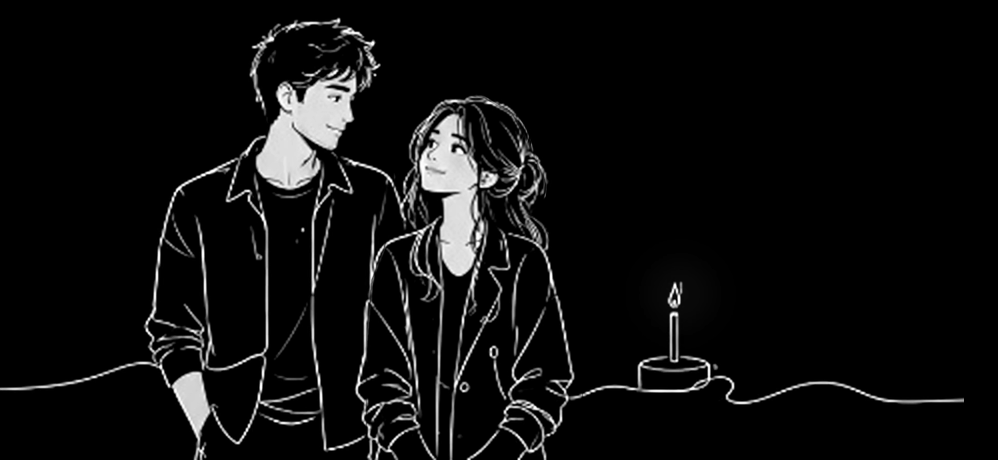
#> input picture work/vecanim/panel_rebuilt.png, 1996 x 920 px (shown at 1/2 size)
$ python birthday_v3.py ../media/host.jpg
#> lines starting #> are read from the running program, lines starting #| are printed output that depends on the picture; after the words box and inside, x2 and y2 are one past the last pixel; in counts of white or black regions, pixels touching at a corner belong together
### sdk/mograph/vecanim/trace.py
"""Line-art raster → vector scene (fills with holes + centre-line strokes with width).

Python port / adaptation of VectorCraft's tracer (https://github.com/storytold/vectorcraft,
Apache-2.0): `trace/src/centerline/{mod,graph,thin}.rs` and `fit.rs`.

  1. **Levels.**  The panel is split into *fills* (wide light areas: skin, collars), *light
     strokes* (thin bright lines on the dark paper) and *dark strokes* (thin dark lines drawn
     on top of a fill: eyes, mouth, folds).  "Thin" = VectorCraft's rule: no wider than the
     stroke width (morphological opening with a disc of radius `max_width/2`).
  2. **Skeleton** (Zhang–Suen / skimage) → **graph**: runs between ends and junctions;
     touching junction pixels are one node; spurs shorter than `spur_k·width` beyond the
     junction's maximal disc are pruned (Shaked & Bruckstein significance test, as graph.rs);
     degree-2 nodes are dissolved and smooth continuations through junctions are joined so a
     stroke is as long as the hand that drew it.
  3. **Ink.**  Every skeleton point is moved to the centroid of the ink *across* the line
     (profile sampled along the normal, sub-pixel, contiguous from the darkest/brightest sample
     to where the ink ends or rises again) and the ink sum is the line's width there — the
     anti-aliasing gives both to a fraction of a pixel (centerline/mod.rs `Ink::across`).
     Open ends are extended to where the ink stops, minus the round-cap half width.
  4. **Curves.**  Each run is fitted with VectorCraft's styled Schneider fit (`bezier.py`).
  5. **Fills.**  Sub-pixel contours of the (smoothed) fill mask, holes kept (even-odd), fitted
     as closed chains; the colour is the median tone of the region.

Output: `scene.Scene` (JSON / SVG / renderable).
"""
import numpy as np, cv2
from skimage.morphology import skeletonize
from skimage import measure
from .bezier import Style, fit_open, fit_closed, chain_to_points
from . import scene as S

N8 = np.array([(-1, -1), (-1, 0), (-1, 1), (0, -1), (0, 1), (1, -1), (1, 0), (1, 1)])


# ---------------------------------------------------------------------------- levels
def disc(r):
    r = max(1, int(round(r)))
    return cv2.getStructuringElement(cv2.MORPH_ELLIPSE, (2 * r + 1, 2 * r + 1))


def levels(A, bright_thr=0.2, dark_thr=0.5, max_width=7.0, fill_min_area=180, fill_thr=0.45):
    """A: float 0..1 (1 = white).  Returns masks: fill, light (thin bright), dark (thin dark on fill)."""
#> called with bright_thr = 0.2, dark_thr = 0.5, max_width = 14, fill_min_area = 720, fill_thr = 0.45
    bright = (A > bright_thr).astype(np.uint8)
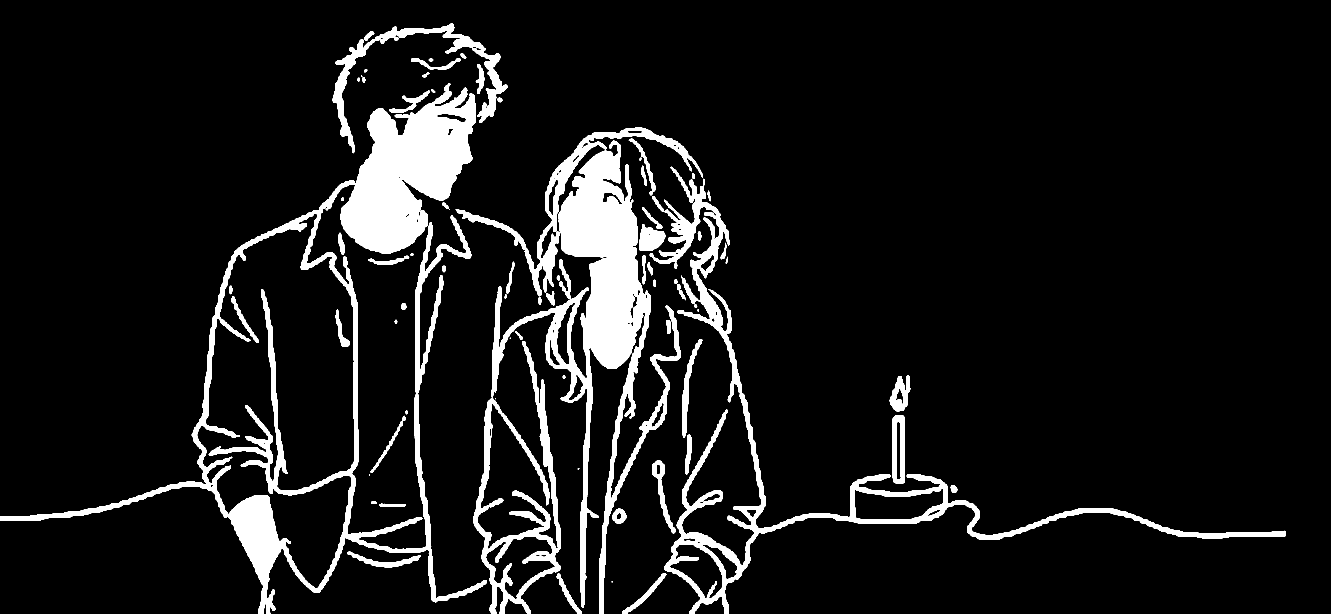
#> bright: shape (1840, 3992) (shown at 1/3 size); values 0 (black) and 1 (white), 8.9% white; 78 white regions (8 under 20 px), largest, box (x1, y1, x2, y2) and area: (0, 250, 1460, 1840) 246124, (1420, 422, 2043, 1840) 204008, (1949, 500, 3856, 1840) 97899
    solid = (A > fill_thr).astype(np.uint8)
#> solid: shape (1840, 3992); values 0 (black) and 1 (white), 6.2% white; 269 white regions (42 under 20 px), largest, box (x1, y1, x2, y2) and area: (1024, 265, 1425, 759) 104328, (1678, 455, 1937, 1117) 89844, (687, 1487, 841, 1840) 24329
    wide = cv2.morphologyEx(solid, cv2.MORPH_OPEN, disc(max_width / 2))
#> wide: shape (1840, 3992); values 0 (black) and 1 (white), 3.2% white; 62 white regions, largest, box (x1, y1, x2, y2) and area: (1024, 285, 1425, 759) 102643, (1678, 456, 1910, 1105) 84427, (688, 1487, 841, 1754) 22774
    fill = cv2.morphologyEx(wide, cv2.MORPH_CLOSE, disc(2))          # bridges 1-2 px dark lines only
#> fill: shape (1840, 3992); values 0 (black) and 1 (white), 3.2% white; 61 white regions, largest, box (x1, y1, x2, y2) and area: (1024, 285, 1425, 759) 102823, (1678, 456, 1910, 1105) 85195, (688, 1487, 841, 1754) 22776
    n, lab, st, _ = cv2.connectedComponentsWithStats(fill, 8)
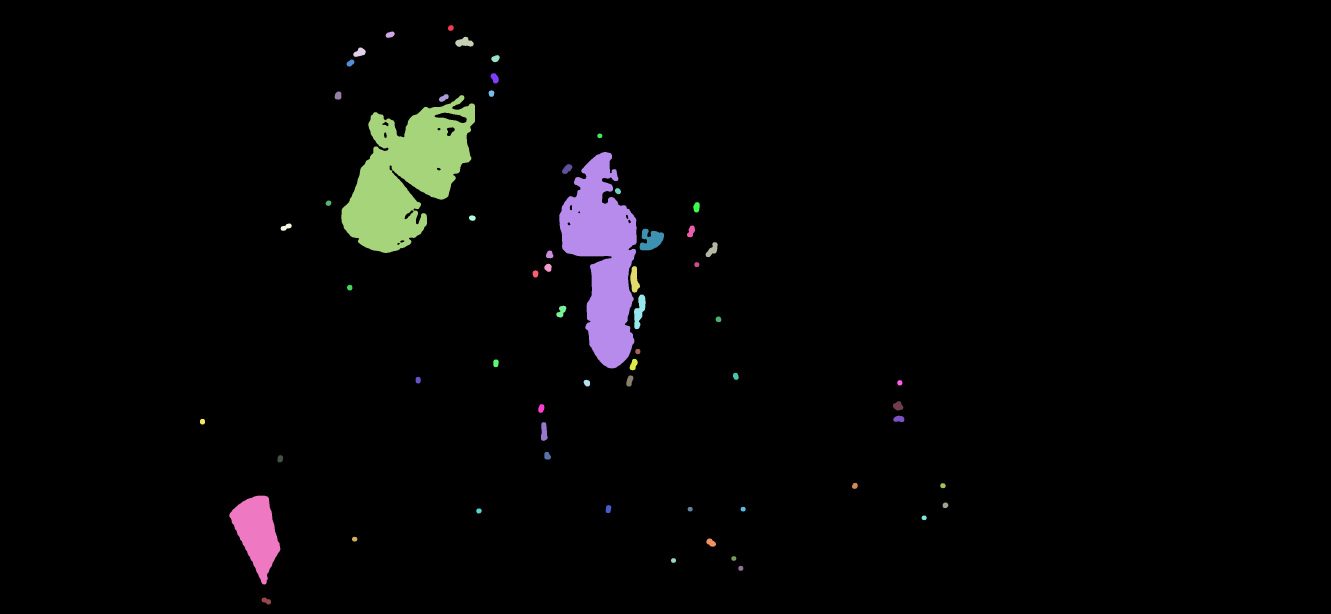
#> lab: shape (1840, 3992) int32 (shown at 1/3 size); 62 distinct labels, from 0 to 61; one colour per label, 0 black
#> n = 62; st = 62 rows, first 6: [0, 0, 3992, 1840, 7107833], [1344, 75, 17, 18, 234], [1157, 94, 27, 20, 379], [1366, 110, 55, 31, 1078], [1060, 142, 37, 29, 673], [1474, 165, 25, 22, 386]
    keep = np.zeros(n, bool); keep[1:] = st[1:, cv2.CC_STAT_AREA] >= fill_min_area
    fill = keep[lab].astype(np.uint8)
    wide = wide & fill
    # thin bright lines: hysteresis (keeps faint continuations of strong lines) + valley split
    # (a pixel much darker than the brightest pixel near it lies *between* two lines)
    weak = (A > bright_thr * 0.55).astype(np.uint8)
#> weak: shape (1840, 3992); values 0 (black) and 1 (white), 10% white; 46 white regions (7 under 20 px), largest, box (x1, y1, x2, y2) and area: (1363, 381, 3857, 1840) 384149, (0, 70, 1523, 1840) 296291, (2046, 1015, 2109, 1425) 6488
    strong = (A > bright_thr * 1.5).astype(np.uint8)
#> strong: shape (1840, 3992); values 0 (black) and 1 (white), 7.8% white; 156 white regions (12 under 20 px), largest, box (x1, y1, x2, y2) and area: (1476, 453, 2042, 1840) 147208, (1023, 264, 1427, 760) 109554, (0, 542, 1291, 1840) 93541
    n2, lab2, st2, _ = cv2.connectedComponentsWithStats(weak, 8)
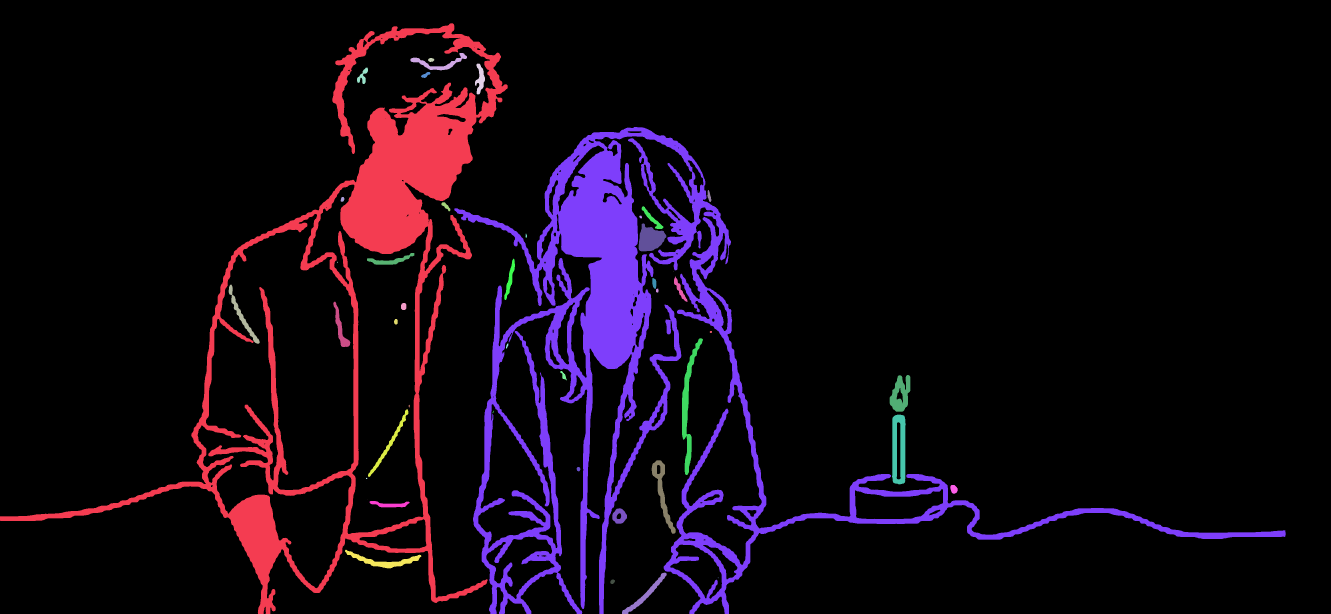
#> lab2: shape (1840, 3992) int32 (shown at 1/3 size); 47 distinct labels, from 0 to 46; one colour per label, 0 black
#> n2 = 47; st2 = 47 rows, first 6: [0, 0, 3992, 1840, 6611364], [0, 70, 1523, 1770, 296291], [1231, 159, 170, 52, 2236], [1284, 174, 19, 12, 169], [1425, 191, 30, 92, 1438], [1071, 203, 33, 49, 686]
    hit = np.zeros(n2, bool); hit[np.unique(lab2[strong > 0])] = True; hit[0] = False
    hyst = hit[lab2]
    peak = cv2.dilate(A, disc(max(2, max_width / 2.5)))
    ridge = A >= 0.5 * peak
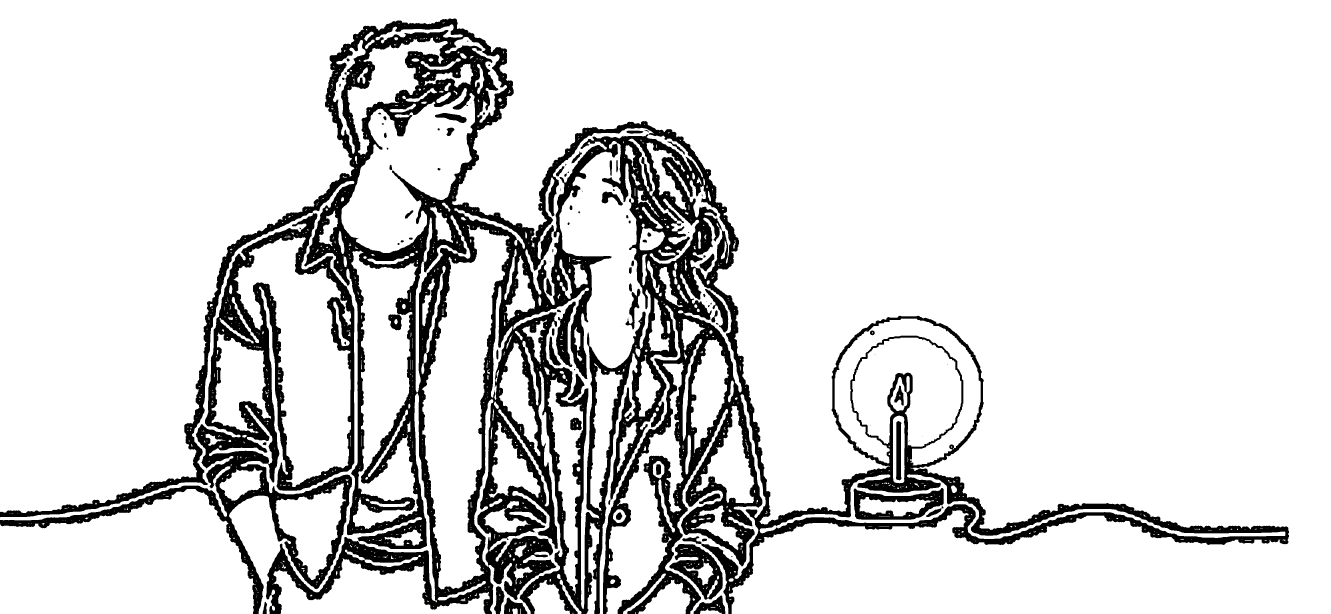
#> ridge: shape (1840, 3992) bool (shown at 1/3 size); 85.3% white; 105 black regions (30 under 20 px), largest, box (x1, y1, x2, y2) and area: (0, 55, 3867, 1840) 872105, (0, 640, 1063, 1840) 147611, (2008, 1632, 2168, 1799) 11738
    light = (hyst & ridge).astype(np.uint8) & (1 - cv2.dilate(fill, disc(1)))
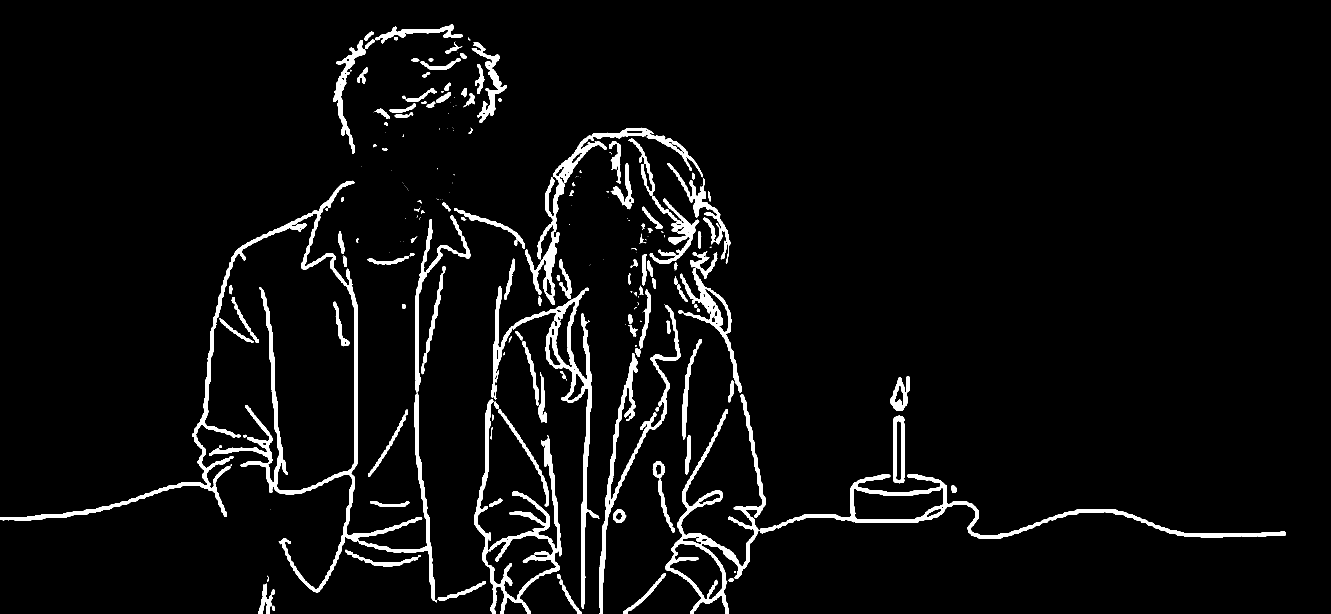
#> light: shape (1840, 3992) (shown at 1/3 size); values 0 (black) and 1 (white), 4.4% white; 238 white regions (91 under 20 px), largest, box (x1, y1, x2, y2) and area: (0, 542, 1311, 1807) 60550, (2279, 1423, 3856, 1617) 24971, (1422, 1198, 1686, 1840) 23906
    # dark detail = dark pixels enclosed by the fill (holes + thin dark lines)
    enclosed = cv2.morphologyEx(fill, cv2.MORPH_CLOSE, disc(5))
#> enclosed: shape (1840, 3992); values 0 (black) and 1 (white), 3% white; 8 white regions, largest, box (x1, y1, x2, y2) and area: (1024, 285, 1425, 759) 104599, (1678, 456, 1920, 1105) 87958, (688, 1487, 841, 1754) 22777
    dark = ((A < dark_thr) & (enclosed > 0) & (cv2.erode(enclosed, disc(1)) > 0)).astype(np.uint8)
#> dark: shape (1840, 3992); values 0 (black) and 1 (white), 0.06% white; 86 white regions (49 under 20 px), largest, box (x1, y1, x2, y2) and area: (1883, 796, 1900, 881) 720, (1168, 492, 1206, 540) 405, (1209, 621, 1247, 662) 386
#> (the rest of the program and of its run is left out)
